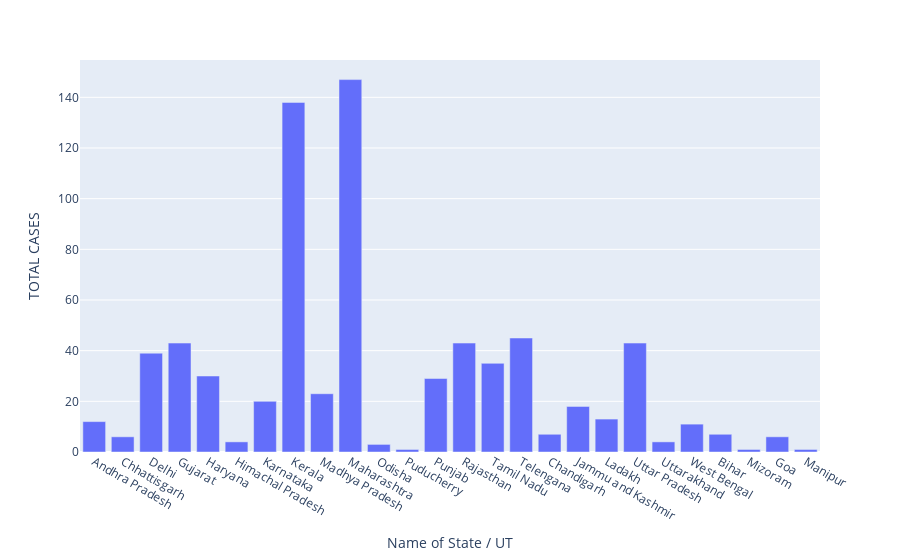

Here is the notebook cell this chart was saved with:
### Code cell
# plotly express is even better than plotly and pandas representation as it provides alot of other functionalites for better data analysis and visualization
px.bar(df,x="Name of State / UT",y="TOTAL CASES")

### Figure 1 — Plotly figure (JSON) as saved in the notebook; plotly's stock layout.template omitted (floating-point values rounded to 4 significant figures)
{"data": [{"alignmentgroup": "True", "hovertemplate": "Name of State / UT=%{x}<br>TOTAL CASES=%{y}<extra></extra>", "legendgroup": "", "marker": {"color": "#636efa", "pattern": {"shape": ""}}, "name": "", "offsetgroup": "", "orientation": "v", "showlegend": false, "textposition": "auto", "type": "bar", "x": ["Andhra Pradesh", "Chhattisgarh", "Delhi", "Gujarat", "Haryana", "Himachal Pradesh", "Karnataka", "Kerala", "Madhya Pradesh", "Maharashtra", "Odisha", "Puducherry", "Punjab", "Rajasthan", "Tamil Nadu", "Telengana", "Chandigarh", "Jammu and Kashmir", "Ladakh", "Uttar Pradesh", "Uttarakhand", "West Bengal", "Bihar", "Mizoram", "Goa", "Manipur"], "xaxis": "x", "y": [12, 6, 39, 43, 30, 4, 20, 138, 23, 147, 3, 1, 29, 43, 35, 45, 7, 18, 13, 43, 4, 11, 7, 1, 6, 1], "yaxis": "y"}], "layout": {"barmode": "relative", "legend": {"tracegroupgap": 0}, "margin": {"t": 60}, "xaxis": {"anchor": "y", "domain": [0, 1], "title": {"text": "Name of State / UT"}}, "yaxis": {"anchor": "x", "domain": [0, 1], "title": {"text": "TOTAL CASES"}}}}
